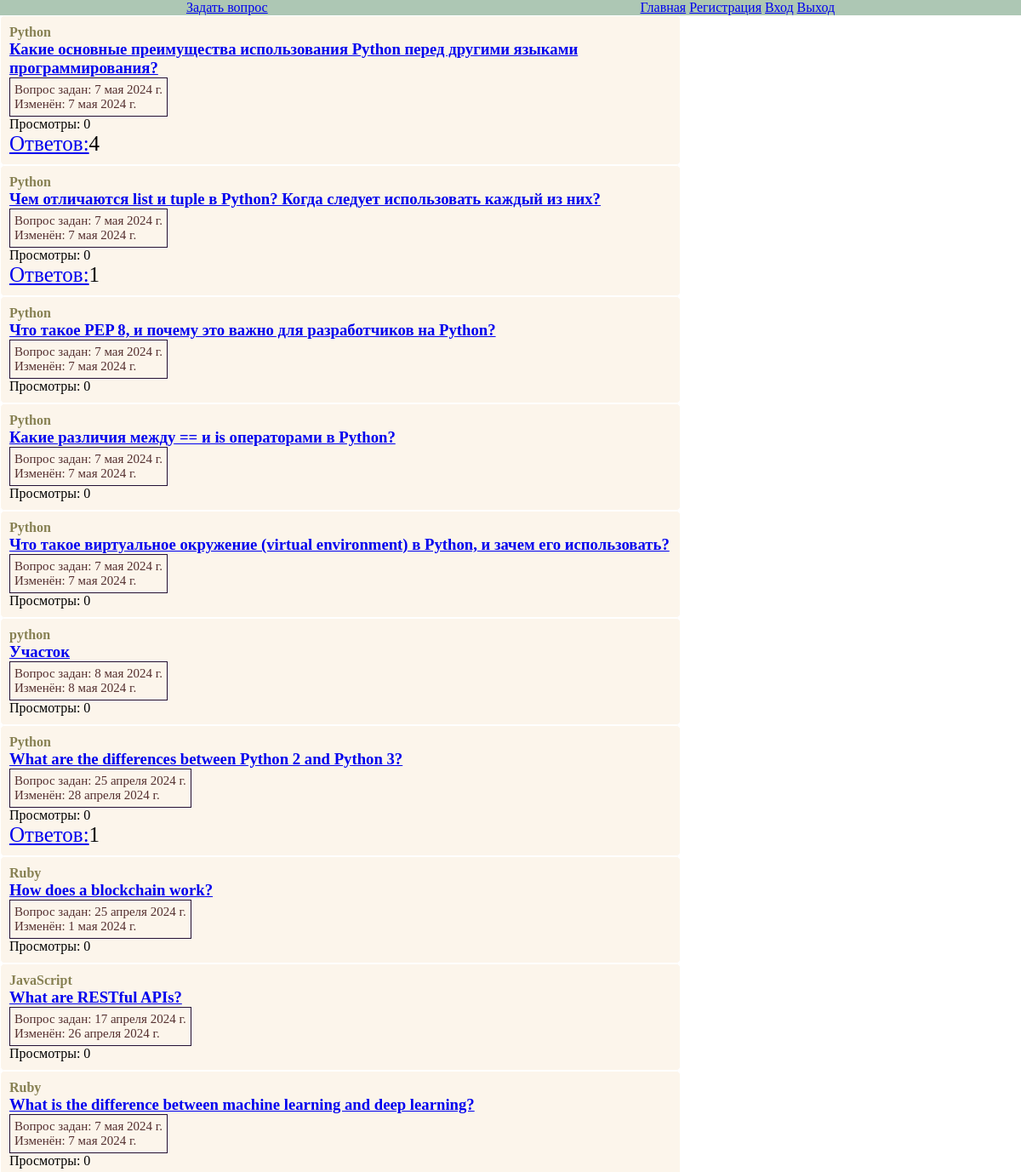
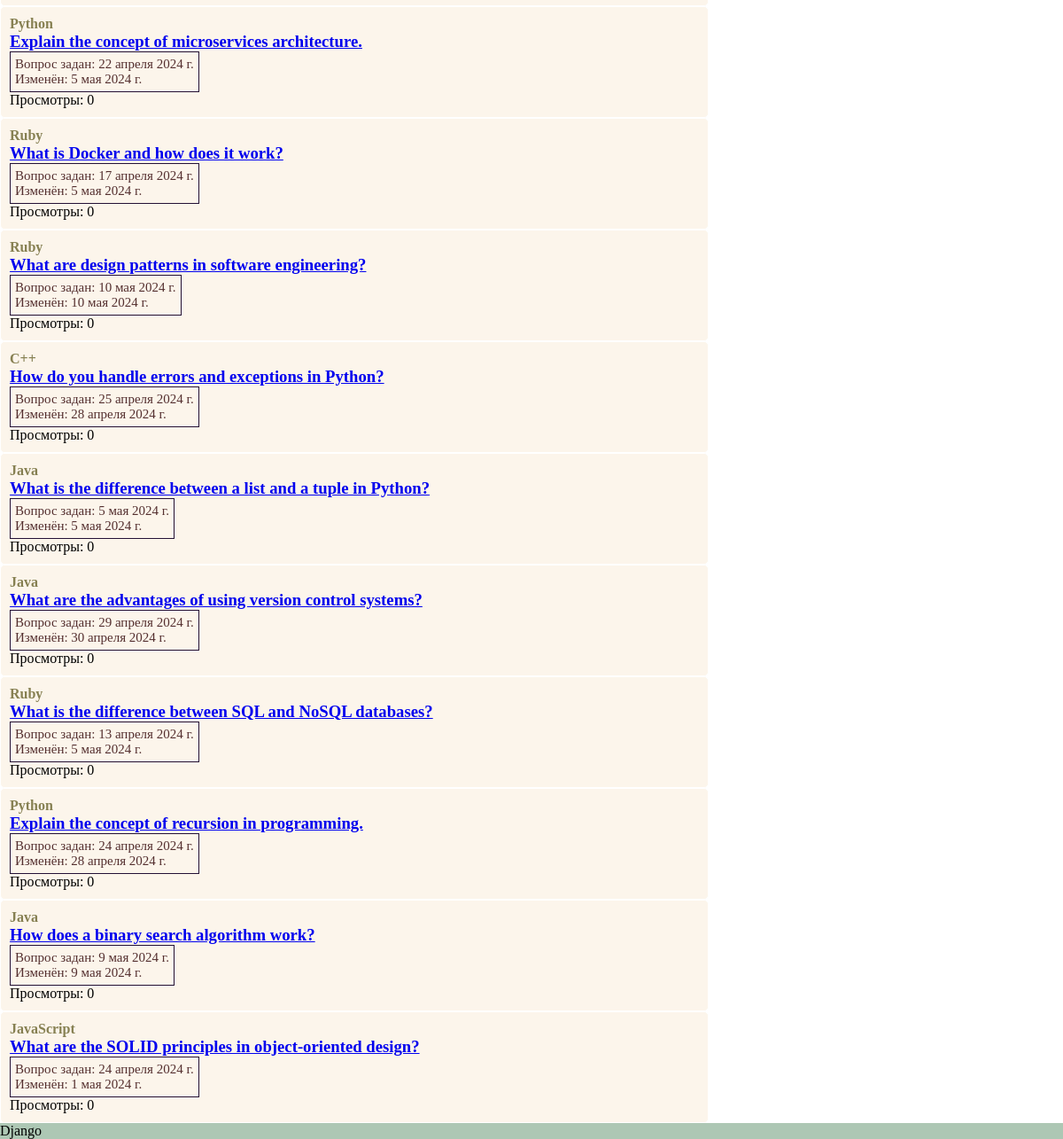
The page / on the database its author committed (2 pictures, top to bottom).
### main/models.py (models this page shows)
class Question(models.Model):
    autor = models.ForeignKey(
        User,
        max_length=20,
        null=True,
        blank=False,
        on_delete=models.SET_NULL,
        related_name="question_set",
    )
    teg = models.CharField(max_length=10, blank=False)
    title = models.CharField(max_length=50, blank=False)
    text = models.TextField(max_length=200, blank=False)
    created_at = models.DateField(auto_now_add=True, blank=False)
    updated_at = models.DateField(auto_now=True, blank=False)
    views = models.SmallIntegerField(default=0)

### main/views_2.py (the view)
# urls.py: path("", index, name="index"),
def index(request):
    answers = (
        Answer.objects.all()
        .values("question_id")
        .annotate(total=Count("question_id"))
    )
    user = User.objects.get(username="Den")
    all_question = Question.objects.all()
    context = {
        "all_question": all_question,
        "answers": answers,
    }
    return render(request, "main/index_main.html", context)

### main/templates/main/index_main.html (shortened to what this page needs)
{% extends 'main.html' %}
{% load static %}
{% block content %}
  <link rel="stylesheet" type="text/css" href="{% static 'css/style.css' %}" />
  {% for quest in all_question %}
    <div id="conteiner">
      <div id="box">
        <div class="autor&title">
          <h4 id="teg">{{ quest.teg }}</h4>
          <a href="q/{{ quest.id }}"><h3>{{ quest.title }}</h3></a>
        </div>
        <div class="date">
          <div>Вопрос задан: {{ quest.created_at }}</div>
          <div>Изменён: {{ quest.updated_at }}</div>
        </div>
        <div id="views">Просмотры: {{ quest.views }}</div>
        {% for ans in answers %}
          {% if ans.question_id == quest.id %}
            <div class="ans">
              <a href="get_answer/{{ quest.id }}" id="ans">Ответов:</a>{{ ans.total }}
            </div>
          {% endif %}
        {% endfor %}
      </div>
    </div>
  {% endfor %}
{% endblock %}

### static/css/style.css (style rules this page uses)
#teg { color: rgba(87, 81, 21, 0.714) }
.date { padding: 5px; width: fit-content; border: 1px solid rgb(35, 16, 53); font-size: 15px; color: rgb(84, 47, 47); }
#conteiner { padding: 10px; border: 1px solid rgba(255, 255, 255); border-radius: 5px; background-color: rgba(250, 235, 215, 0.508); width: 800px; }
.ans { font-size: 25px; }

### templates/main.html (style rules this page uses)
* { margin: 0; padding: 0; box-sizing: border-box; }

### rows shown on the page
Question: teg "Python", title "Какие основные преимущества использования Python перед другими языками программирования?", created_at "7 мая 2024 г.", updated_at "7 мая 2024 г.", views "0", total "4"
Question: teg "Python", title "Чем отличаются list и tuple в Python? Когда следует использовать каждый из них?", created_at "7 мая 2024 г.", updated_at "7 мая 2024 г.", views "0", total "1"
Question: teg "Python", title "Что такое PEP 8, и почему это важно для разработчиков на Python?", created_at "7 мая 2024 г.", updated_at "7 мая 2024 г.", views "0"
Question: teg "Python", title "Какие различия между == и is операторами в Python?", created_at "7 мая 2024 г.", updated_at "7 мая 2024 г.", views "0"
Question: teg "Python", title "Что такое виртуальное окружение (virtual environment) в Python, и зачем его использовать?", created_at "7 мая 2024 г.", updated_at "7 мая 2024 г.", views "0"
Question: teg "python", title "Участок", created_at "8 мая 2024 г.", updated_at "8 мая 2024 г.", views "0"
Question: teg "Python", title "What are the differences between Python 2 and Python 3?", created_at "25 апреля 2024 г.", updated_at "28 апреля 2024 г.", views "0", total "1"
Question: teg "Ruby", title "How does a blockchain work?", created_at "25 апреля 2024 г.", updated_at "1 мая 2024 г.", views "0"
Question: teg "JavaScript", title "What are RESTful APIs?", created_at "17 апреля 2024 г.", updated_at "26 апреля 2024 г.", views "0"
Question: teg "Ruby", title "What is the difference between machine learning and deep learning?", created_at "7 мая 2024 г.", updated_at "7 мая 2024 г.", views "0"
Question: teg "Python", title "Explain the concept of microservices architecture.", created_at "22 апреля 2024 г.", updated_at "5 мая 2024 г.", views "0"
Question: teg "Ruby", title "What is Docker and how does it work?", created_at "17 апреля 2024 г.", updated_at "5 мая 2024 г.", views "0"
Question: teg "Ruby", title "What are design patterns in software engineering?", created_at "10 мая 2024 г.", updated_at "10 мая 2024 г.", views "0"
Question: teg "C++", title "How do you handle errors and exceptions in Python?", created_at "25 апреля 2024 г.", updated_at "28 апреля 2024 г.", views "0"
Question: teg "Java", title "What is the difference between a list and a tuple in Python?", created_at "5 мая 2024 г.", updated_at "5 мая 2024 г.", views "0"
Question: teg "Java", title "What are the advantages of using version control systems?", created_at "29 апреля 2024 г.", updated_at "30 апреля 2024 г.", views "0"
Question: teg "Ruby", title "What is the difference between SQL and NoSQL databases?", created_at "13 апреля 2024 г.", updated_at "5 мая 2024 г.", views "0"
Question: teg "Python", title "Explain the concept of recursion in programming.", created_at "24 апреля 2024 г.", updated_at "28 апреля 2024 г.", views "0"
Question: teg "Java", title "How does a binary search algorithm work?", created_at "9 мая 2024 г.", updated_at "9 мая 2024 г.", views "0"
Question: teg "JavaScript", title "What are the SOLID principles in object-oriented design?", created_at "24 апреля 2024 г.", updated_at "1 мая 2024 г.", views "0"
